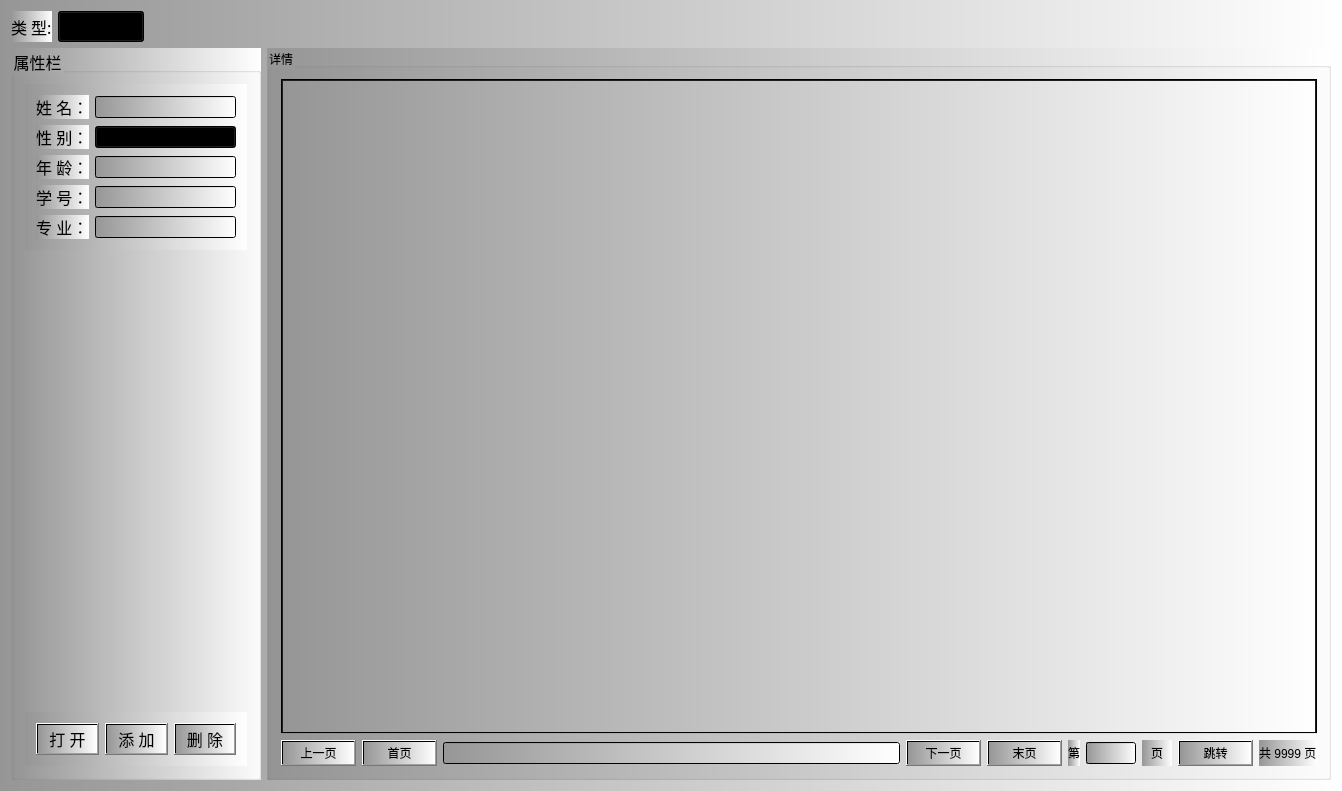
<?xml version="1.0" encoding="UTF-8"?>
<ui version="4.0">
 <class>XDMFrame</class>
 <widget class="QWidget" name="XDMFrame">
  <property name="geometry">
   <rect>
    <x>0</x>
    <y>0</y>
    <width>1342</width>
    <height>791</height>
   </rect>
  </property>
  <property name="mouseTracking">
   <bool>false</bool>
  </property>
  <property name="tabletTracking">
   <bool>true</bool>
  </property>
  <property name="windowTitle">
   <string>XDMFrame</string>
  </property>
  <property name="styleSheet">
   <string notr="true">background-color: qlineargradient(spread:pad, x1:0, y1:0, x2:1, y2:0, stop:0 rgba(150, 150, 150, 255), stop:1 rgba(255, 255, 255, 255));</string>
  </property>
  <layout class="QVBoxLayout" name="verticalLayout_4">
   <item>
    <layout class="QHBoxLayout" name="horizontalLayout_4">
     <item>
      <widget class="QLabel" name="label">
       <property name="maximumSize">
        <size>
         <width>50</width>
         <height>16777215</height>
        </size>
       </property>
       <property name="font">
        <font>
         <family>AcadEref</family>
         <pointsize>12</pointsize>
        </font>
       </property>
       <property name="text">
        <string>类 型:</string>
       </property>
      </widget>
     </item>
     <item>
      <widget class="QComboBox" name="comboBox">
       <property name="font">
        <font>
         <family>AcadEref</family>
         <pointsize>12</pointsize>
        </font>
       </property>
       <property name="maxVisibleItems">
        <number>12</number>
       </property>
       <item>
        <property name="text">
         <string>学 生</string>
        </property>
       </item>
       <item>
        <property name="text">
         <string>程 序 员</string>
        </property>
       </item>
      </widget>
     </item>
     <item>
      <spacer name="horizontalSpacer">
       <property name="orientation">
        <enum>Qt::Horizontal</enum>
       </property>
       <property name="sizeHint" stdset="0">
        <size>
         <width>40</width>
         <height>20</height>
        </size>
       </property>
      </spacer>
     </item>
    </layout>
   </item>
   <item>
    <layout class="QHBoxLayout" name="horizontalLayout_5">
     <item>
      <widget class="QGroupBox" name="groupBox">
       <property name="maximumSize">
        <size>
         <width>250</width>
         <height>16777215</height>
        </size>
       </property>
       <property name="font">
        <font>
         <pointsize>12</pointsize>
        </font>
       </property>
       <property name="title">
        <string>属性栏</string>
       </property>
       <layout class="QVBoxLayout" name="verticalLayout_6">
        <item>
         <widget class="QWidget" name="widget_2" native="true">
          <layout class="QVBoxLayout" name="verticalLayout_5">
           <item>
            <layout class="QGridLayout" name="gridLayout">
             <item row="0" column="0">
              <widget class="QLabel" name="name">
               <property name="font">
                <font>
                 <pointsize>12</pointsize>
                </font>
               </property>
               <property name="text">
                <string>姓 名：</string>
               </property>
              </widget>
             </item>
             <item row="3" column="0">
              <widget class="QLabel" name="xuehao">
               <property name="font">
                <font>
                 <pointsize>12</pointsize>
                </font>
               </property>
               <property name="text">
                <string>学 号：</string>
               </property>
              </widget>
             </item>
             <item row="4" column="0">
              <widget class="QLabel" name="major">
               <property name="font">
                <font>
                 <pointsize>12</pointsize>
                </font>
               </property>
               <property name="text">
                <string>专 业：</string>
               </property>
              </widget>
             </item>
             <item row="1" column="0">
              <widget class="QLabel" name="sex">
               <property name="font">
                <font>
                 <pointsize>12</pointsize>
                </font>
               </property>
               <property name="text">
                <string>性 别：</string>
               </property>
              </widget>
             </item>
             <item row="2" column="0">
              <widget class="QLabel" name="age">
               <property name="font">
                <font>
                 <pointsize>12</pointsize>
                </font>
               </property>
               <property name="text">
                <string>年 龄：</string>
               </property>
              </widget>
             </item>
             <item row="0" column="1">
              <widget class="QLineEdit" name="lineEdit_name"/>
             </item>
             <item row="3" column="1">
              <widget class="QLineEdit" name="lineEdit_xuehao"/>
             </item>
             <item row="4" column="1">
              <widget class="QLineEdit" name="lineEdit_major"/>
             </item>
             <item row="2" column="1">
              <widget class="QLineEdit" name="lineEdit_age"/>
             </item>
             <item row="1" column="1">
              <widget class="QComboBox" name="comboBox_sex">
               <item>
                <property name="text">
                 <string>男</string>
                </property>
               </item>
               <item>
                <property name="text">
                 <string>女</string>
                </property>
               </item>
              </widget>
             </item>
            </layout>
           </item>
          </layout>
         </widget>
        </item>
        <item>
         <spacer name="verticalSpacer">
          <property name="orientation">
           <enum>Qt::Vertical</enum>
          </property>
          <property name="sizeHint" stdset="0">
           <size>
            <width>20</width>
            <height>460</height>
           </size>
          </property>
         </spacer>
        </item>
        <item>
         <widget class="QWidget" name="widget" native="true">
          <layout class="QVBoxLayout" name="verticalLayout">
           <item>
            <layout class="QHBoxLayout" name="horizontalLayout">
             <item>
              <widget class="QPushButton" name="pushButton_Open">
               <property name="font">
                <font>
                 <pointsize>12</pointsize>
                </font>
               </property>
               <property name="text">
                <string>打 开</string>
               </property>
              </widget>
             </item>
             <item>
              <widget class="QPushButton" name="pushButton_Add">
               <property name="font">
                <font>
                 <pointsize>12</pointsize>
                </font>
               </property>
               <property name="text">
                <string>添 加</string>
               </property>
              </widget>
             </item>
             <item>
              <widget class="QPushButton" name="pushButton_Delete">
               <property name="font">
                <font>
                 <pointsize>12</pointsize>
                </font>
               </property>
               <property name="text">
                <string>删 除</string>
               </property>
              </widget>
             </item>
            </layout>
           </item>
          </layout>
         </widget>
        </item>
       </layout>
      </widget>
     </item>
     <item>
      <widget class="QGroupBox" name="groupBox_2">
       <property name="title">
        <string>详情</string>
       </property>
       <layout class="QVBoxLayout" name="verticalLayout_3">
        <item>
         <widget class="QTabWidget" name="tabWidget">
          <property name="font">
           <font>
            <pointsize>12</pointsize>
           </font>
          </property>
          <property name="currentIndex">
           <number>-1</number>
          </property>
         </widget>
        </item>
        <item>
         <layout class="QHBoxLayout" name="horizontalLayout_2">
          <item>
           <widget class="QPushButton" name="pushButton_PageUp">
            <property name="text">
             <string>上一页</string>
            </property>
           </widget>
          </item>
          <item>
           <widget class="QPushButton" name="pushButton_HomePage">
            <property name="text">
             <string>首页</string>
            </property>
           </widget>
          </item>
          <item>
           <widget class="QLineEdit" name="curpage">
            <property name="enabled">
             <bool>true</bool>
            </property>
            <property name="minimumSize">
             <size>
              <width>0</width>
              <height>0</height>
             </size>
            </property>
            <property name="maximumSize">
             <size>
              <width>16777215</width>
              <height>16777215</height>
             </size>
            </property>
            <property name="alignment">
             <set>Qt::AlignCenter</set>
            </property>
           </widget>
          </item>
          <item>
           <widget class="QPushButton" name="pushButton_PageDown">
            <property name="text">
             <string>下一页</string>
            </property>
           </widget>
          </item>
          <item>
           <widget class="QPushButton" name="pushButton_LastPage">
            <property name="text">
             <string>末页</string>
            </property>
           </widget>
          </item>
          <item>
           <widget class="QLabel" name="label_7">
            <property name="minimumSize">
             <size>
              <width>0</width>
              <height>0</height>
             </size>
            </property>
            <property name="maximumSize">
             <size>
              <width>16777215</width>
              <height>16777215</height>
             </size>
            </property>
            <property name="text">
             <string>第</string>
            </property>
            <property name="alignment">
             <set>Qt::AlignCenter</set>
            </property>
           </widget>
          </item>
          <item>
           <widget class="QLineEdit" name="gotopage">
            <property name="minimumSize">
             <size>
              <width>50</width>
              <height>0</height>
             </size>
            </property>
            <property name="maximumSize">
             <size>
              <width>50</width>
              <height>16777215</height>
             </size>
            </property>
            <property name="alignment">
             <set>Qt::AlignCenter</set>
            </property>
           </widget>
          </item>
          <item>
           <widget class="QLabel" name="label_8">
            <property name="minimumSize">
             <size>
              <width>30</width>
              <height>0</height>
             </size>
            </property>
            <property name="maximumSize">
             <size>
              <width>30</width>
              <height>16777215</height>
             </size>
            </property>
            <property name="text">
             <string>页</string>
            </property>
            <property name="alignment">
             <set>Qt::AlignCenter</set>
            </property>
           </widget>
          </item>
          <item>
           <widget class="QPushButton" name="pushButton_Redirect">
            <property name="text">
             <string>跳转</string>
            </property>
           </widget>
          </item>
          <item>
           <widget class="QLabel" name="pagetotal">
            <property name="minimumSize">
             <size>
              <width>0</width>
              <height>0</height>
             </size>
            </property>
            <property name="maximumSize">
             <size>
              <width>16777215</width>
              <height>16777215</height>
             </size>
            </property>
            <property name="toolTip">
             <string/>
            </property>
            <property name="text">
             <string>共 9999 页</string>
            </property>
            <property name="alignment">
             <set>Qt::AlignLeading|Qt::AlignLeft|Qt::AlignVCenter</set>
            </property>
           </widget>
          </item>
         </layout>
        </item>
       </layout>
      </widget>
     </item>
    </layout>
   </item>
  </layout>
 </widget>
 <layoutdefault spacing="6" margin="11"/>
 <tabstops>
  <tabstop>lineEdit_name</tabstop>
  <tabstop>comboBox_sex</tabstop>
  <tabstop>lineEdit_age</tabstop>
  <tabstop>lineEdit_xuehao</tabstop>
  <tabstop>lineEdit_major</tabstop>
  <tabstop>pushButton_Add</tabstop>
  <tabstop>curpage</tabstop>
  <tabstop>gotopage</tabstop>
  <tabstop>comboBox</tabstop>
  <tabstop>tabWidget</tabstop>
  <tabstop>pushButton_Open</tabstop>
  <tabstop>pushButton_Delete</tabstop>
 </tabstops>
 <resources/>
 <connections/>
</ui>
